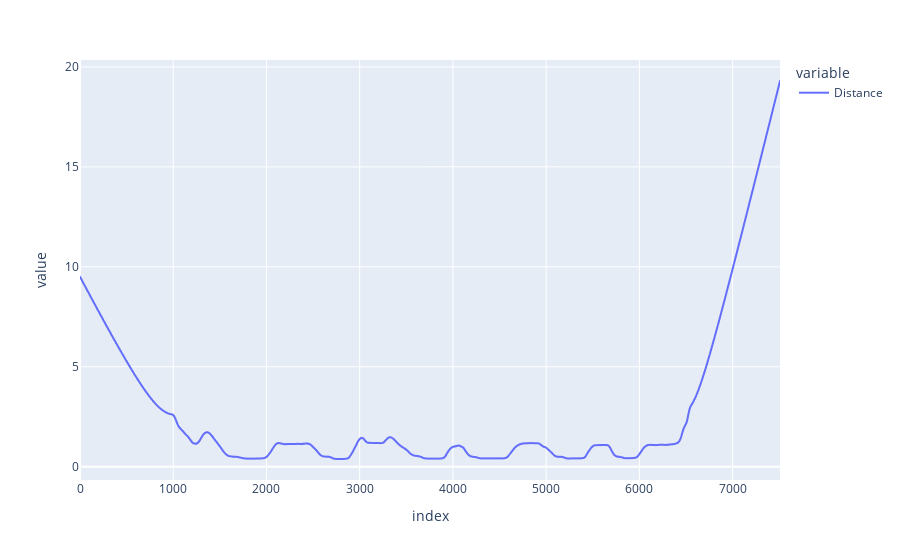

Write notebook code for a chart like this one.
### Code cell
all_data.loc[:,['Distance']].plot()

### Figure 1 — Plotly figure (JSON) as saved in the notebook; plotly's stock layout.template omitted (floating-point values rounded to 4 significant figures; data arrays with more than 128 entries replaced by an {"elided": "..."} marker saying what was removed)
{"data": [{"hovertemplate": "variable=Distance<br>index=%{x}<br>value=%{y}<extra></extra>", "legendgroup": "Distance", "line": {"color": "#636efa", "dash": "solid"}, "marker": {"symbol": "circle"}, "mode": "lines", "name": "Distance", "showlegend": true, "type": "scattergl", "x": {"elided": "7509 int values"}, "xaxis": "x", "y": {"elided": "7509 float values"}, "yaxis": "y"}], "layout": {"legend": {"title": {"text": "variable"}, "tracegroupgap": 0}, "margin": {"t": 60}, "xaxis": {"anchor": "y", "domain": [0, 1], "title": {"text": "index"}}, "yaxis": {"anchor": "x", "domain": [0, 1], "title": {"text": "value"}}}}
